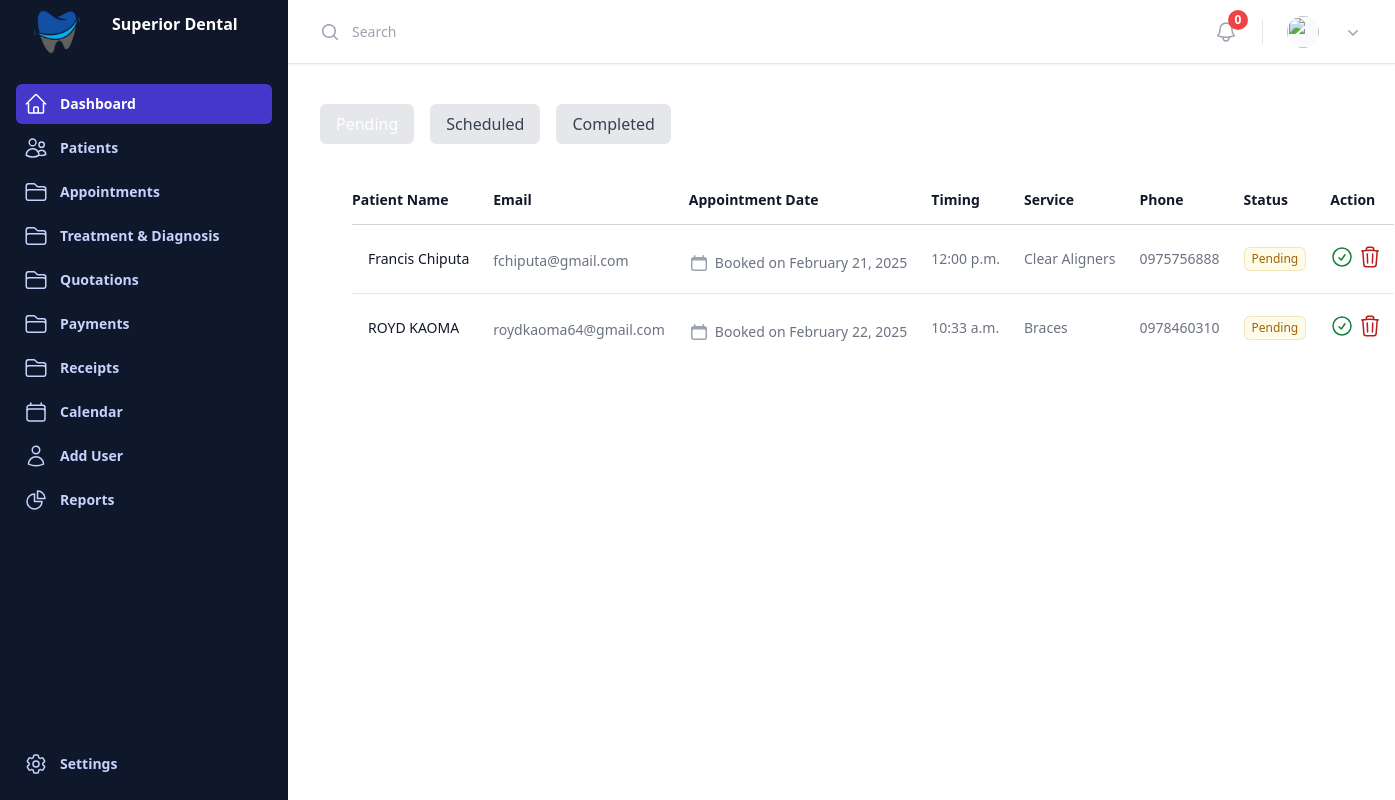
Before: /appointments with the older database file.
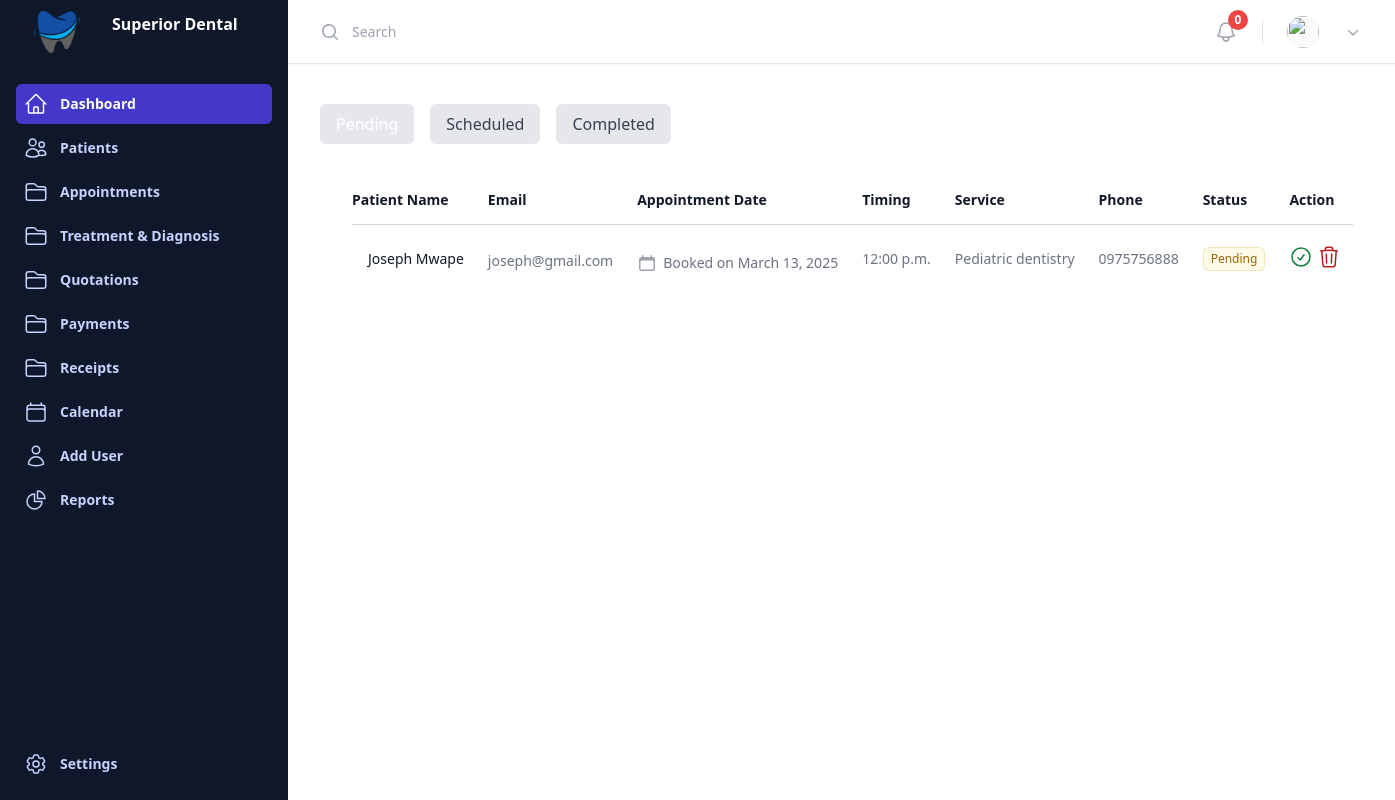
After: the same page with the newer database file.
### appointment/models.py (models this page shows, shortened)
class Appointment(models.Model):
    patient = models.ForeignKey(Patient, on_delete=models.CASCADE)
    dentist = models.ForeignKey(Dentist, on_delete=models.CASCADE, blank=True, null=True)  # Correctly reference the Dentist model
    date_time = models.DateTimeField()
    status_choices = [('Pending', 'Pending'), ('Scheduled', 'Scheduled'), ('Completed', 'Completed'), ('Cancelled', 'Cancelled')]
    status = models.CharField(max_length=20, choices=status_choices, default='Pending')
    notes = models.TextField(blank=True, null=True)
    service = models.ForeignKey('Service', on_delete=models.CASCADE)
    phone = models.CharField(max_length=15, blank=True, null=True)
    is_patient_new = models.BooleanField(default=False)

class Service(models.Model):
    name = models.CharField(max_length=100)  # Required field
    description = models.TextField(blank=True, null=True)
    price = models.DecimalField(max_digits=10, decimal_places=2, null=True)  # Required field
    duration = models.DurationField(blank=True, null=True)
    def __str__(self):
        return self.name

### patient/models.py (models this page shows)
class Patient(models.Model):
    first_name = models.CharField(max_length=50)
    last_name = models.CharField(max_length=50)
    date_of_birth = models.DateField(blank=True, null=True)
    gender_choices = [('M', 'Male'), ('F', 'Female')]
    gender = models.CharField(max_length=1, choices=gender_choices, blank=True, null=True)
    nrc = models.CharField(max_length=55,blank=True, null=True)
    phone = models.CharField(max_length=15)
    email = models.EmailField(unique=True)
    address = models.TextField(blank=True, null=True)
    medical_history = models.TextField(blank=True, null=True)
    is_patient = models.BooleanField(default=False)
    def __str__(self):
        return f"{self.first_name} {self.last_name}"

### templates/views.py (the view)
# urls.py: path('appointments', views.AppointmentsPage, name='appointments'),
def AppointmentsPage(request):
    pending_appointments = Appointment.objects.filter(status='Pending')
    scheduled_appointments = Appointment.objects.filter(status='Scheduled')
    completed_appointments = Appointment.objects.filter(status='Completed')
    dentists = Dentist.objects.filter(user__user_type=3)
    services = Service.objects.filter(name__isnull=False, price__isnull=False)
    return render(
        request,
        'appointments.html',
        {
             'pending_appointments': pending_appointments,
            'completed_appointments': completed_appointments,   # Retrieve completed appointments
            'scheduled_appointments': scheduled_appointments,  # Retrieve scheduled appointments
            'dentists': dentists,
            'services': services,
        }
    )

### templates/appointments.html (shortened to what this page needs)
{% extends 'base.html' %}
{% block content %}
<div class="flex space-x-4 mb-6">
  <button id="tab-pending" class="tab-button active bg-blue-500 text-white px-4 py-2 rounded-md" onclick="switchTab('pending')">Pending</button>
  <button id="tab-scheduled" class="tab-button bg-gray-200 text-gray-700 px-4 py-2 rounded-md" onclick="switchTab('scheduled')">Scheduled</button>
  <button id="tab-completed" class="tab-button bg-gray-200 text-gray-700 px-4 py-2 rounded-md" onclick="switchTab('completed')">Completed</button>
</div>
<div id="table-pending" class="tab-content">
  {% include 'appointment_table.html' with appointments=pending_appointments table_type='pending' %}
</div>
{% endblock %}

### templates/appointment_table.html (shortened to what this page needs)
<div class="inline-block min-w-full py-2 align-middle sm:px-6 lg:px-8">
    <table class="min-w-full divide-y divide-gray-300">
      <thead>
        <tr>
          <th scope="col" class="py-3.5 pl-4 pr-3 text-left text-sm font-semibold text-gray-900 sm:pl-0">Patient Name</th>
          <th scope="col" class="px-3 py-3.5 text-left text-sm font-semibold text-gray-900">Email</th>
          <th scope="col" class="px-3 py-3.5 text-left text-sm font-semibold text-gray-900">Appointment Date</th>
          <th scope="col" class="px-3 py-3.5 text-left text-sm font-semibold text-gray-900">Timing</th>
          <th scope="col" class="px-3 py-3.5 text-left text-sm font-semibold text-gray-900">Service</th>
          <th scope="col" class="px-3 py-3.5 text-left text-sm font-semibold text-gray-900">Phone</th>
          <th scope="col" class="px-3 py-3.5 text-left text-sm font-semibold text-gray-900">Status</th>
          <th scope="col" class="px-3 py-3.5 text-left text-sm font-semibold text-gray-900">Action</th>
        </tr>
      </thead>
      <tbody class="divide-y divide-gray-200 bg-white">
        {% for appointment in appointments %}
        <tr>
          <td class="whitespace-nowrap py-5 pl-4 pr-3 text-sm sm:pl-0">
            <div class="flex items-center">
              <div class="ml-4">
                <div class="font-medium text-gray-900">{{appointment.patient}}</div>
              </div>
            </div>
          </td>
          <td class="whitespace-nowrap px-3 py-5 text-sm text-gray-500">
              <div class="mt-1 text-gray-500"> {{ appointment.patient.email }} </div>
          </td>
          <td class="whitespace-nowrap px-3 py-5 text-sm text-gray-500">
              <div class="mt-2 flex items-center text-sm text-gray-500">
                  Booked on {{ appointment.date_time|date:"F j, Y"}}
                </div>
                <td class="whitespace-nowrap px-3 py-5 text-sm text-gray-500">
                    <p class="text-sm text-gray-500">
                        <a href="#" class="hover:underline"> {{ appointment.date_time|date:"g:i a" }}</a>
                      </p>
                </td>
                <td class="whitespace-nowrap px-3 py-5 text-sm text-gray-500">
                  <p class="text-sm text-gray-500">
                     {{ appointment.service }}
                    </p>
              </td>
              <td class="whitespace-nowrap px-3 py-5 text-sm text-gray-500">
                  <p class="text-sm text-gray-500">
                     {{ appointment.patient.phone }}
                  </p>
              </td>
          </td>
          <td class="whitespace-nowrap px-3 py-5 text-sm text-gray-500">
            <span class="inline-flex items-center rounded-md bg-yellow-50 px-2 py-1 text-xs font-medium text-yellow-700 ring-1 ring-inset ring-yellow-600/20">{{ appointment.status }}</span>
          </td>
          {% if table_type == 'pending' %}
          <td  class="whitespace-nowrap px-3 py-5 text-sm flex flex-row gap-1">
            <span title="Schedule" class="openAssignDentistModal" data-appointment-id="{{ appointment.id }}">
              <svg xmlns="http://www.w3.org/2000/svg" fill="none" viewBox="0 0 24 24" stroke-width="1.5" stroke="currentColor" class="size-6 text-green-700">
                  <path stroke-linecap="round" stroke-linejoin="round" d="M9 12.75 11.25 15 15 9.75M21 12a9 9 0 1 1-18 0 9 9 0 0 1 18 0Z" />
              </svg>
            </span>
              <span title="Delete">
              </span>
          </td>
          {% endif %}
        </tr>
        {% endfor %}
      </tbody>
    </table>
  </div>

Changed rows visible on the page:
no longer on this page (row edited): Appointment: patient "Francis Chiputa", patient.email "fchiputa@gmail.com", date_time "February 21, 2025", date_time "12:00 p.m.", service "Clear Aligners", patient.phone "0975756888", status "Pending"
no longer on this page (row edited): Appointment: patient "ROYD KAOMA", patient.email "roydkaoma64@gmail.com", date_time "February 22, 2025", date_time "10:33 a.m.", service "Braces", patient.phone "0978460310", status "Pending"
added Appointment: patient "Joseph Mwape", patient.email "joseph@gmail.com", date_time "March 13, 2025", date_time "12:00 p.m.", service "Pediatric dentistry", patient.phone "0975756888", status "Pending"
